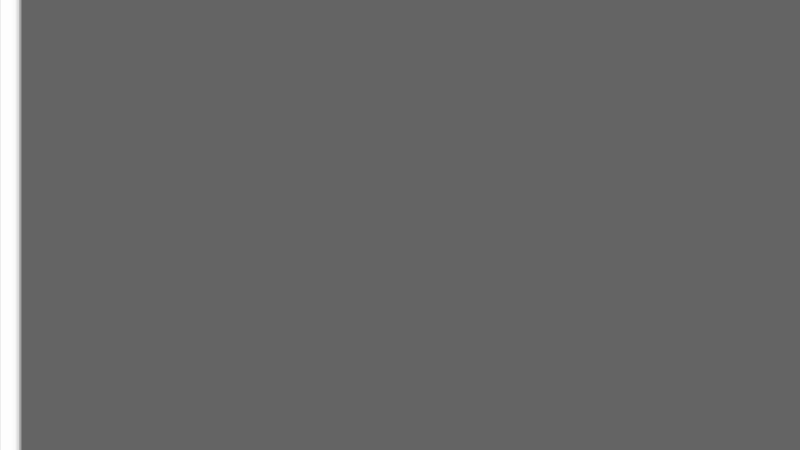
Frame 1 (no input)
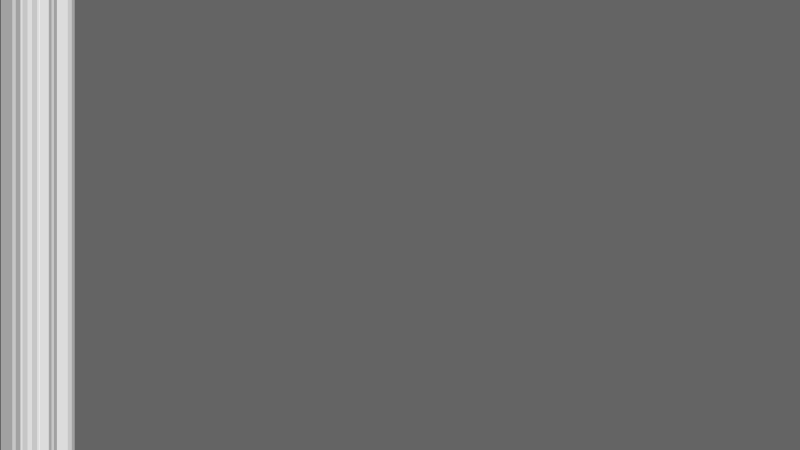
Frame 60 (the mouse pressed at the canvas centre just before this capture)
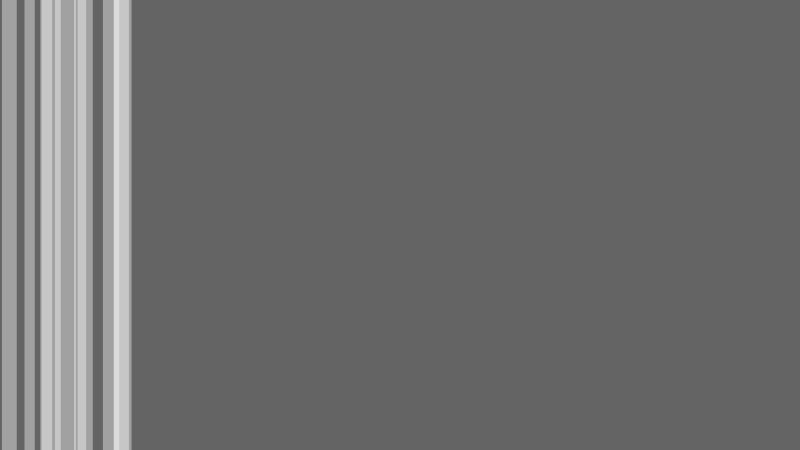
Frame 120 (the mouse held since frame 60 and released just before this capture)

The Processing sketch that drew these frames (run headless with seeded random() and noise(); from frame 60 on, the mouse is pressed at the canvas centre):

// Processing sketch: stripes
// ── stripes.pde
Stripe[] stripes = new Stripe[10];

void setup() {
  //fullScreen();
  size(800, 450);
  
  for (int i = 0; i < stripes.length; i++) {
    stripes[i] = new Stripe();
  }
}

void draw() {
  background(100);
  
  // Move and display all stripes
  for (int i = 0; i < stripes.length; i++) {
    stripes[i].rollover(mouseX);
    stripes[i].move();
    stripes[i].display();
  }
}

// ── Stripe.pde
class Stripe {
  float x;  // horizontal location of stripe
  float vx; // horizontal velocity
  float w;  // width of stripe
  boolean mouse_over; // is the mouse over the stripe?
  
  Stripe() {
    x = 0;
    vx = random(1);
    w = random(10, 30);
    mouse_over = false;
  }
  
  void display() {
    if (mouse_over) {
      fill(255);
    }
    else {
      fill(255, 100); 
    }
    noStroke();
    rect(x, 0, w, height);
  }
  
  void move() {
    x += vx;
    if (x > width + 20) x -= 20;
  }
  
  void rollover(int mx) {
    // Left edge is x, Right edge is x + w
    if (mx > x && mx < x + w) {
      mouse_over = true; 
    }
    else {
      mouse_over = false; 
    }
  }
}
